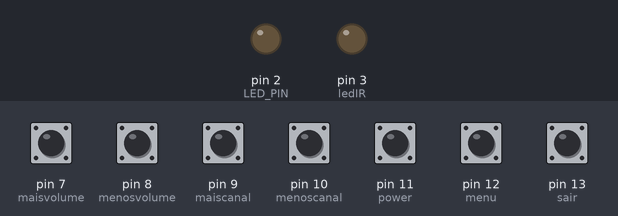
The sketch below on a simulated Arduino Uno, built with avr-gcc and run on an emulated ATmega328P. Parts: output pins drawn as LEDs (lit = HIGH). Inputs (shaded band) come from the test bench; at power-on: pin 7 (maisvolume), pin 8 (menosvolume), pin 9 (maiscanal), pin 10 (menoscanal), pin 11 (power), pin 12 (menu), pin 13 (sair) HIGH.

Above: at 1.2 s.
1.3 s: pin 7 (maisvolume) pulled LOW for 0.15 s
At 1.55 s:
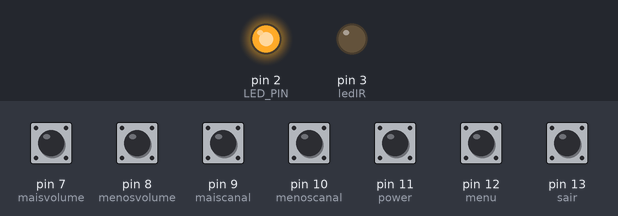
Timing chart, 0 to 4.3 s (numbered marks = the images above; inputs shaded):
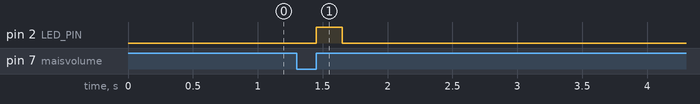

Measured:
- after the input at 1.3 s, pin 2 (LED_PIN): LOW → HIGH after 0.15 s, → LOW 0.20 s later

The sketch:

Emissor.ino
```cpp
#include <Pushbutton.h>

#include <IRremote.h> // Biblioteca para controlar o led infravermelho
#include <Pushbutton.h>
#define LED_PIN 2
#define BUTTON_PIN 9

 IRsend irsend; //variável para poder enviar o código a TV
  //variáveis constantes para o controle remoto
  const int maisvolume = 7;
  const int menosvolume = 8;
  const int maiscanal = 9;
  const int menoscanal = 10;
  const int power = 11;
  const int menu = 12;
  const int sair = 13;
  const int led = 2;
  const int ledIR = 3;


Pushbutton button1(maisvolume);
Pushbutton button2(menosvolume);
Pushbutton button3(maiscanal);
Pushbutton button4(menoscanal);
Pushbutton button5(power);
Pushbutton button6(menu);
Pushbutton button7(sair);

  void setup() {
  pinMode(led, OUTPUT); // saida led
  pinMode(ledIR ,OUTPUT); // saída do infravermelho
  Serial.begin(9600);
  //configurando a entrada dos botoes
  pinMode(maisvolume, INPUT_PULLUP);
  pinMode(menosvolume, INPUT_PULLUP);
  pinMode(maiscanal, INPUT_PULLUP);
  pinMode(menoscanal, INPUT_PULLUP);
  pinMode(power, INPUT_PULLUP);
  pinMode(menu, INPUT_PULLUP);
  pinMode(sair, INPUT_PULLUP);
    pinMode(LED_PIN, OUTPUT);
  }


void loop()
{

  while (1)
  {
    if (button1.getSingleDebouncedRelease())
    {
  digitalWrite(LED_PIN, HIGH);
  delay(200);
  digitalWrite(LED_PIN, LOW);
  irsend.sendNEC(0xBD30CF, 32);// código que sera enviado a tv para aumentar o volume
      break;
    }

    if (button2.getSingleDebouncedRelease())
    {
  digitalWrite(LED_PIN, HIGH);
  delay(200);
  digitalWrite(LED_PIN, LOW);
 irsend.sendNEC(0xBD08F7, 32);// código que sera enviado a tv para diminuir o volume
      break;
    }

     if (button3.getSingleDebouncedRelease())
    {
  digitalWrite(LED_PIN, HIGH);
  delay(200);
  digitalWrite(LED_PIN, LOW);
 irsend.sendNEC(0xBD18E7, 32);// código que sera enviado a tv para diminuir o volume
      break;
    }

     if (button4.getSingleDebouncedRelease())
    {
  digitalWrite(LED_PIN, HIGH);
  delay(200);
  digitalWrite(LED_PIN, LOW);
 irsend.sendNEC(0xBD38C7, 32);// código que sera enviado a tv para diminuir o volume
      break;
    }

    if (button5.getSingleDebouncedRelease())
    {
  digitalWrite(LED_PIN, HIGH);
  delay(200);
  digitalWrite(LED_PIN, LOW);
 irsend.sendNEC(0xBD50AF, 32);// código que sera enviado a tv para diminuir o volume
      break;
    }

    if (button6.getSingleDebouncedRelease())
    {
  digitalWrite(LED_PIN, HIGH);
  delay(200);
  digitalWrite(LED_PIN, LOW);
 irsend.sendNEC(0xBDE01F, 32);// código que sera enviado a tv para diminuir o volume
      break;
    }

         if (button7.getSingleDebouncedRelease())
    {
  digitalWrite(LED_PIN, HIGH);
  delay(200);
  digitalWrite(LED_PIN, LOW);
 irsend.sendNEC(0xBD807F, 32);// código que sera enviado a tv para diminuir o volume
      break;
    }

  }
}
```
